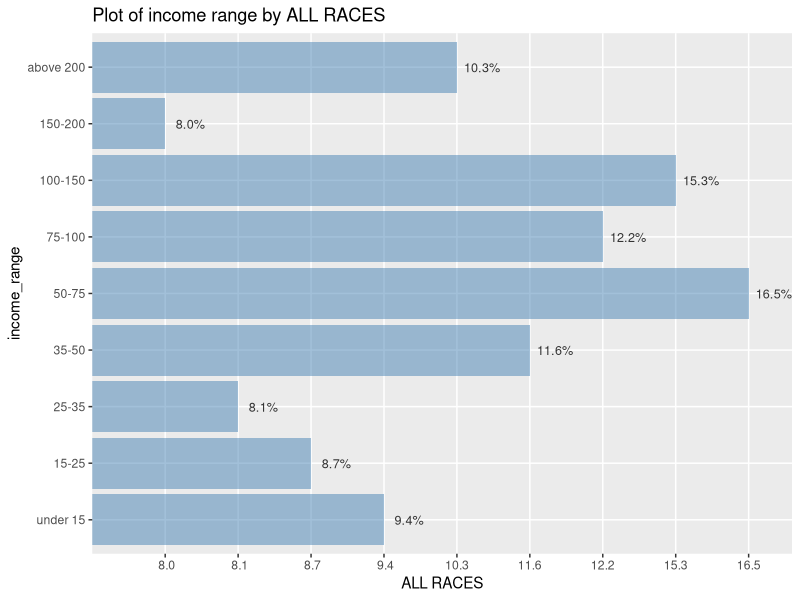
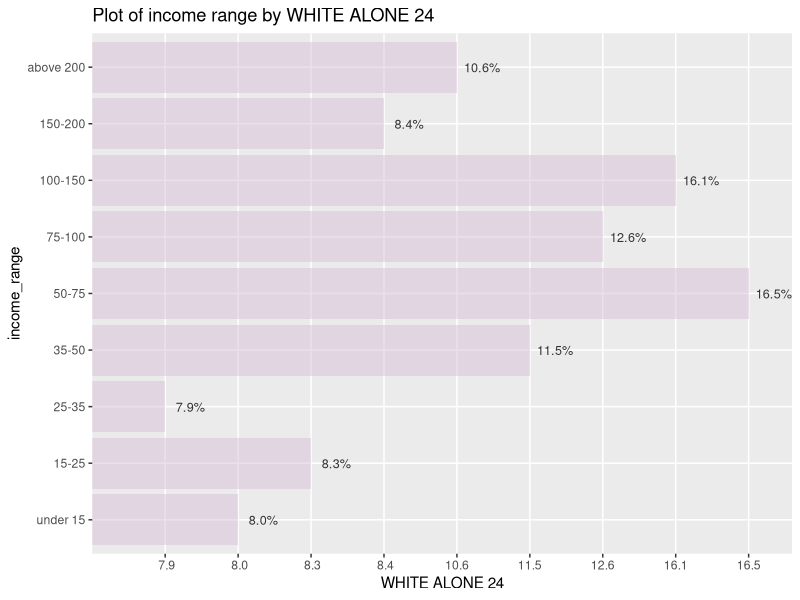
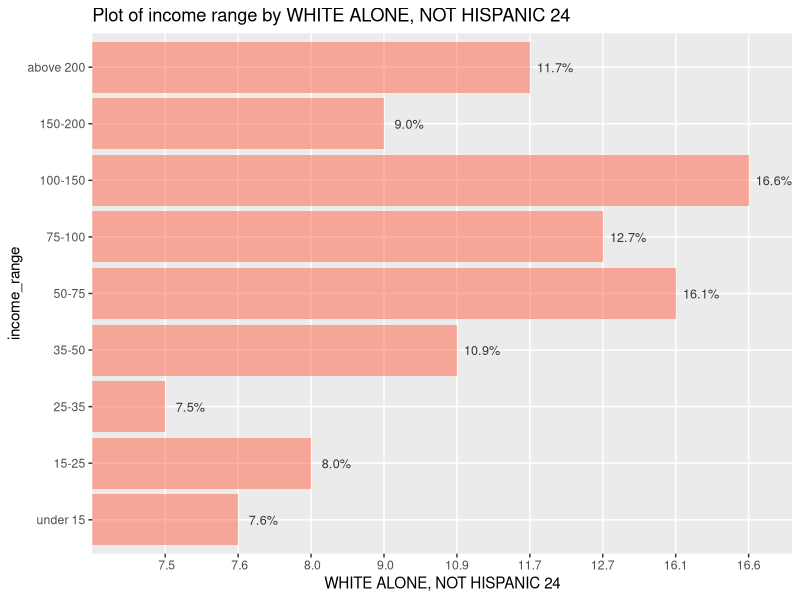
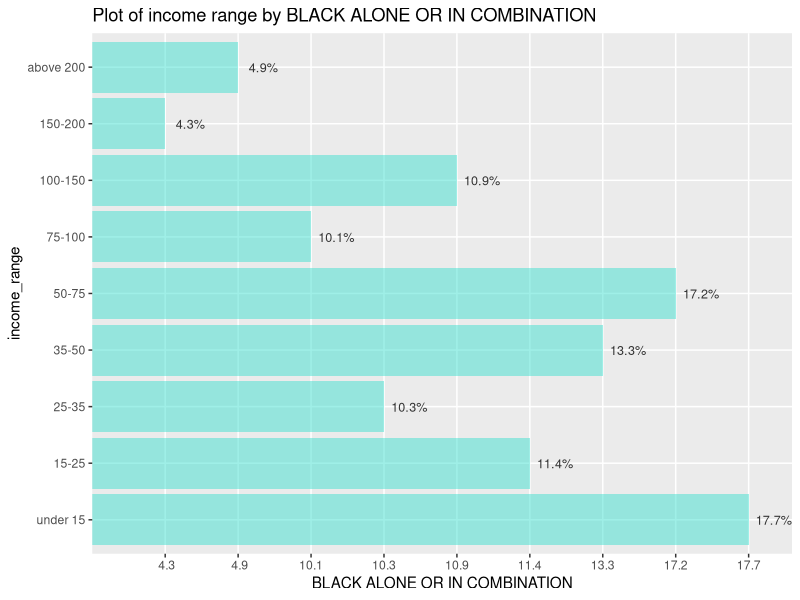
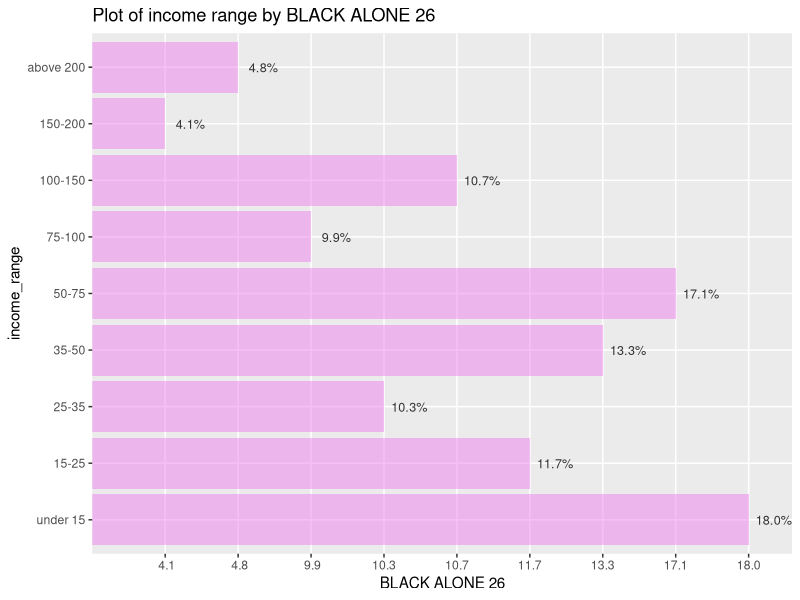
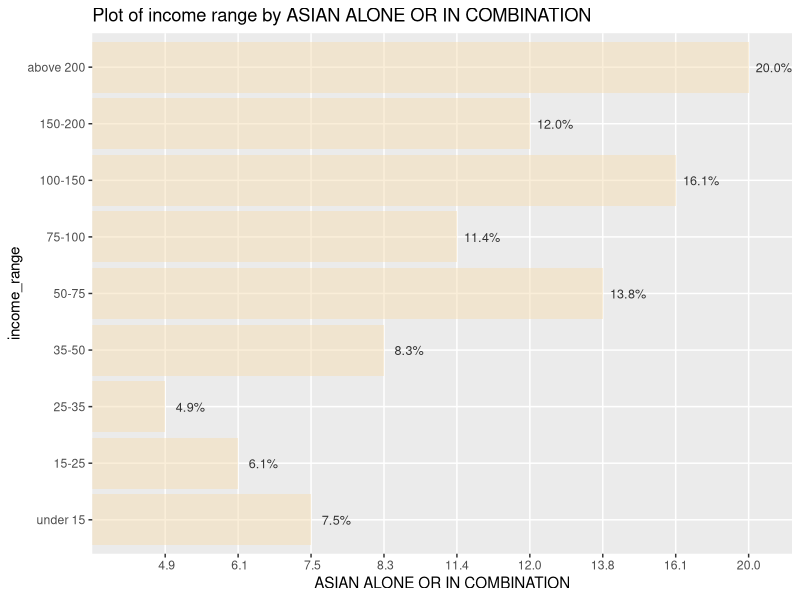
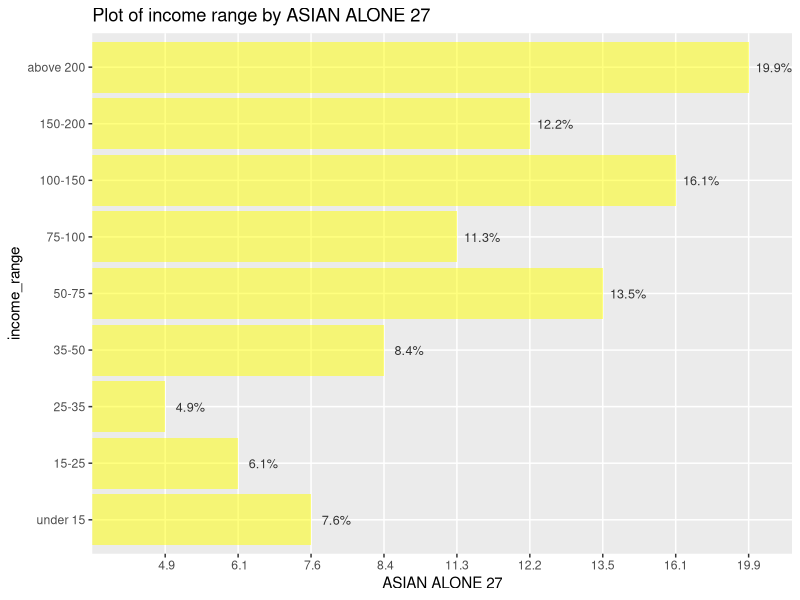
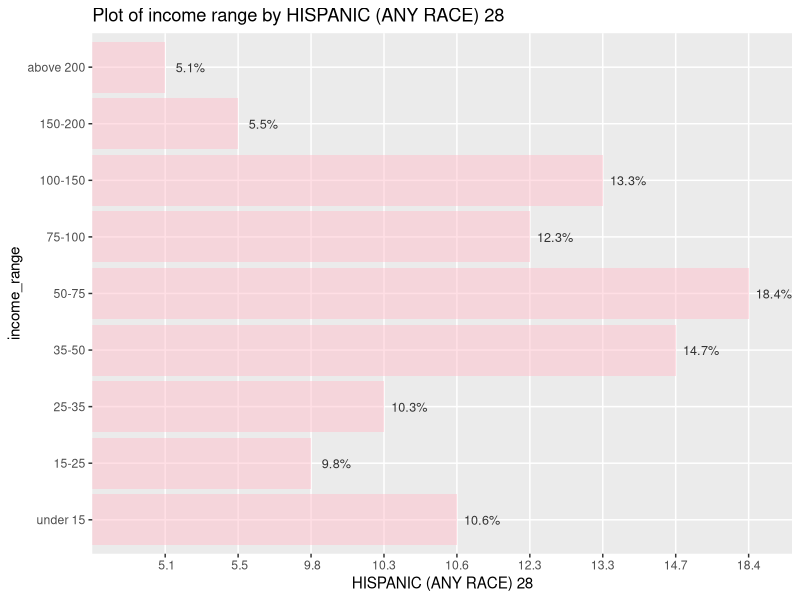

Generate these figures, in order, with R: (Note: this script raises an error after producing the figures.)
## ---- chunk 1
data_15_20_household <- read.csv("data_train/data_15_20_household.csv")
data_15_20_race <- read.csv("data_train/data_15_20_race.csv")
data_15_20_region <- read.csv("data_train/data_15_20_region.csv")
data_19_20_edu <- read.csv("data_train/data_19_20_edu.csv")
data_20_age <- read.csv("data_train/data_20_age.csv")
fm_ern_new <- read.csv("data_train/fm_ern_new.csv")
house_67_20_new <- read.csv("data_train/house_67_20_new.csv")
library(dplyr)
library(tidyverse)
library(tidyr)
library(tibble)
library(ggplot2)
a <- house_67_20_new %>% 
  filter(.,Year == 2020) %>%
  select(c(4:12,17))

b <- as.data.frame(t(a))

colnames(b)<-b[10,]
b <- b[-10,]
b$income_perc <- c("under 15", "15-25","25-35","35-50","50-75","75-100","100-150","150-200","above 200")
b$income_perc=as.factor(b$income_perc)

# 2*4

  race_col <- b[,1]
bar1<- ggplot(b,aes(fct_relevel(income_perc,"under 15",
                         "15-25","25-35","35-50","50-75","75-100","100-150","150-200","above 200"),race_col))+
  geom_bar(stat="identity", fill = "steelblue", alpha = 0.5) + 
  xlab("income_range")+
    ylab("ALL RACES")+
  coord_flip()+
    geom_text(aes(label = paste0(race_col, "%")), color = "gray20", hjust =-0.2,size=3.2)+ggtitle("Plot of income range by ALL RACES")
  

    race_col2 <- b[,2]
bar2<-  ggplot(b,aes(fct_relevel(income_perc,"under 15",
                         "15-25","25-35","35-50","50-75","75-100","100-150","150-200","above 200"),race_col2))+
  geom_bar(stat="identity", fill = "thistle", alpha = 0.5) + 
  xlab("income_range")+
    ylab("WHITE ALONE 24")+
  coord_flip()+
    geom_text(aes(label = paste0(race_col2, "%")), color = "gray20", hjust =-0.2,size=3.2)+ggtitle("Plot of income range by WHITE ALONE 24")
  
      race_col3 <- b[,3]
  bar3<-ggplot(b,aes(fct_relevel(income_perc,"under 15",
                         "15-25","25-35","35-50","50-75","75-100","100-150","150-200","above 200"),race_col3))+
  geom_bar(stat="identity", fill = "tomato", alpha = 0.5) + 
  xlab("income_range")+
    ylab("WHITE ALONE, NOT HISPANIC 24")+
  coord_flip()+
    geom_text(aes(label = paste0(race_col3, "%")), color = "gray20", hjust =-0.2,size=3.2)+ggtitle("Plot of income range by WHITE ALONE, NOT HISPANIC 24")
  
      race_col4 <- b[,4]
bar4<-  ggplot(b,aes(fct_relevel(income_perc,"under 15",
                         "15-25","25-35","35-50","50-75","75-100","100-150","150-200","above 200"),race_col4))+
  geom_bar(stat="identity", fill = "turquoise", alpha = 0.5) + 
  xlab("income_range")+
    ylab("BLACK ALONE OR IN COMBINATION")+
  coord_flip()+
    geom_text(aes(label = paste0(race_col4, "%")), color = "gray20", hjust =-0.2,size=3.2)+ggtitle("Plot of income range by BLACK ALONE OR IN COMBINATION")
  

  
      race_col5 <- b[,5]
bar5<-  ggplot(b,aes(fct_relevel(income_perc,"under 15",
                         "15-25","25-35","35-50","50-75","75-100","100-150","150-200","above 200"),race_col5))+
  geom_bar(stat="identity", fill = "violet", alpha = 0.5) + 
  xlab("income_range")+
    ylab("BLACK ALONE 26")+
  coord_flip()+
    geom_text(aes(label = paste0(race_col5, "%")), color = "gray20", hjust =-0.2,size=3.2)+ggtitle("Plot of income range by BLACK ALONE 26")
  
      race_col6 <- b[,6]
bar6<-  ggplot(b,aes(fct_relevel(income_perc,"under 15",
                         "15-25","25-35","35-50","50-75","75-100","100-150","150-200","above 200"),race_col6))+
  geom_bar(stat="identity", fill = "wheat", alpha = 0.5) + 
  xlab("income_range")+
    ylab("ASIAN ALONE OR IN COMBINATION")+
  coord_flip()+
    geom_text(aes(label = paste0(race_col6, "%")), color = "gray20", hjust =-0.2,size=3.2)+ggtitle("Plot of income range by ASIAN ALONE OR IN COMBINATION")
  
      race_col7 <- b[,7]
 bar8<- ggplot(b,aes(fct_relevel(income_perc,"under 15",
                         "15-25","25-35","35-50","50-75","75-100","100-150","150-200","above 200"),race_col7))+
  geom_bar(stat="identity", fill = "yellow", alpha = 0.5) + 
  xlab("income_range")+
    ylab("ASIAN ALONE 27")+
  coord_flip()+
    geom_text(aes(label = paste0(race_col7, "%")), color = "gray20", hjust =-0.2,size=3.2)+ggtitle("Plot of income range by ASIAN ALONE 27")
  
      race_col8 <- b[,8]
bar9<-  ggplot(b,aes(fct_relevel(income_perc,"under 15",
                         "15-25","25-35","35-50","50-75","75-100","100-150","150-200","above 200"),race_col8))+
  geom_bar(stat="identity", fill = "pink", alpha = 0.5) + 
  xlab("income_range")+
    ylab("HISPANIC (ANY RACE) 28")+
  coord_flip()+
    geom_text(aes(label = paste0(race_col8, "%")), color = "gray20", hjust =-0.2,size=3.2)+ggtitle("Plot of income range by HISPANIC (ANY RACE) 28")
library(ggpubr) 
ggarrange(bar1,bar2,bar3,bar4,bar5,bar6,bar7,bar8,nrow=4,ncol=3) 
  
  

  
## ---- chunk 2

ggplot(aes(y = freq, axis1 = Q2, axis2 = Q1, axis3 = Q3, axis4 = Q4)) +
  geom_alluvium(aes(fill = Q4), width = 1/12) +
  geom_stratum(width = 1/12, fill = "black", color = "grey") +
  geom_label(stat = "stratum", label.strata = TRUE) +
  scale_x_discrete(limits = c("Gender", "Age", "Country", "Degree"), expand = c(.11, .01)) +
  labs(x = "", y = "") +
  theme_minimal() +
  theme(legend.position="none") 

## ---- chunk 3

#stacked bar chart for education


ggplot(data_19_20_edu, aes(fill=Education, y=median_income, x=Year)) + 
    geom_bar(position="stack", stat="identity")+ggtitle("Stacked Barchart for income by education 19-20")+coord_flip()+ scale_x_continuous(breaks = seq(2019, 2020, by = 1))+scale_y_continuous(labels = scales::dollar_format())
## ---- chunk 4
library(ggplot2)
data_20_household <-data_15_20_household[which(data_15_20_household$Year==2020),]
hhbar1<-ggplot(data_20_household,aes(x=Type.of.Households,y=median_income))+  geom_bar(stat="identity", fill = "aquamarine", alpha = 0.7)+ scale_x_discrete(guide = guide_axis(angle = 90))+ggtitle("type of household by median_income in 2020")+
  scale_y_continuous(labels = scales::dollar_format()) 

data_20_region <- data_15_20_region[which(data_15_20_region$Year==2020),]
regionbar2<-ggplot(data_20_region,aes(x=Region,y=median_income))+  geom_bar(stat="identity", fill = "cadetblue", alpha = 0.7) +ggtitle("Region by median_income in 2020")

ggarrange(hhbar1,regionbar2,ncol=1,nrow=2, vjust = 1.5)
## ---- chunk 5
fm_ern %>% filter(Year>2014)
